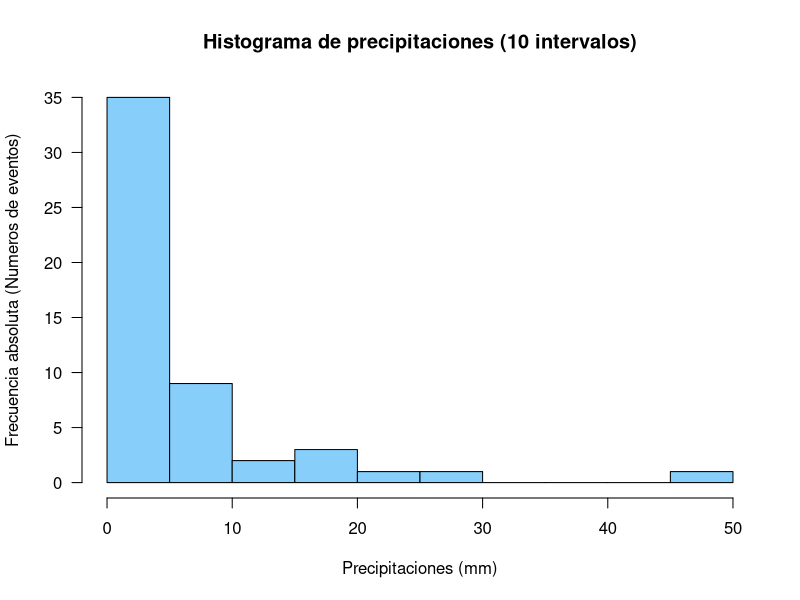
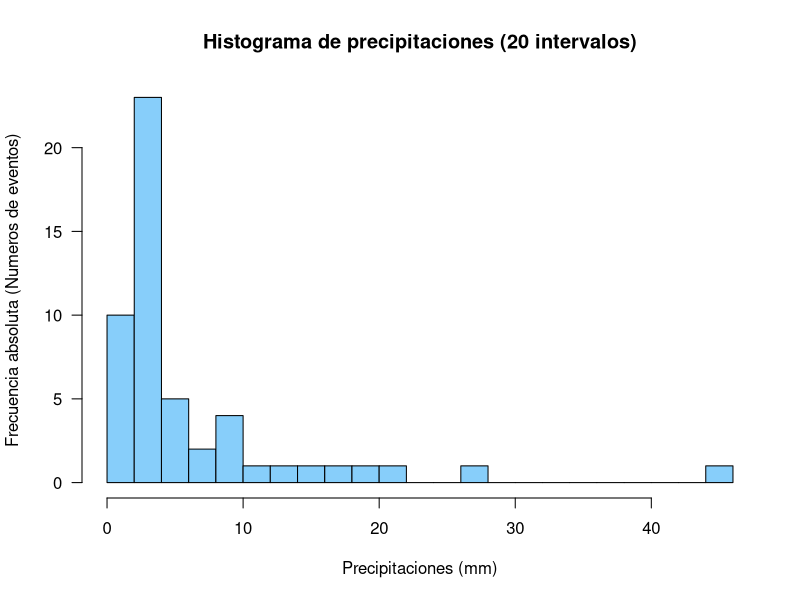

Write the R code that produced these figures, in order.
#Ejercicio 2
#Inciso a
#Generar un histograma de frecuencias empleando 10 intervalos

#Cargo un vector con los datos
precipitaciones <- c(12, 27, 3, 2, 5, 2, 9, 4, 1, 10, 6, 4, 3, 1, 3, 1, 7, 14, 
                     4, 5, 21, 3, 4, 4, 10, 1, 4, 6, 19, 6, 4, 16, 3, 17, 3, 
                     4, 2, 4, 2, 1, 3, 3, 4, 9, 4, 4, 3, 8, 46, 3, 4, 2)

#Creo el histograma
hist(
  precipitaciones, 
  breaks = 10,  #Indico 10 intervalos
  col = "lightskyblue",  #Color de relleno de los rectangulos
  border = "black",  #Color del borde de las barras
  xlab = "Precipitaciones (mm)",  #Nombre del eje x
  ylab = "Frecuencia absoluta (Numeros de eventos)",   #Nombre del eje y
  main = "Histograma de precipitaciones (10 intervalos)",   #Titulo del grafico
  las = 1  #Orientacion horizontal de los numeros en y
)

#Inciso b 
#Generar un histograma de frecuencias empleando 20 intervalos 

#Creo el histograma
hist(
  precipitaciones, 
  breaks = 20,  #Indico 20 intervalos
  col = "lightskyblue",  #Color de relleno de los rectangulos
  border = "black",  #Color del borde de las barras
  xlab = "Precipitaciones (mm)",  #Nombre del eje x
  ylab = "Frecuencia absoluta (Numeros de eventos)",   #Nombre del eje y
  main = "Histograma de precipitaciones (20 intervalos)",   #Titulo del grafico
  las = 1  #Orientacion horizontal de los numeros en y
)
